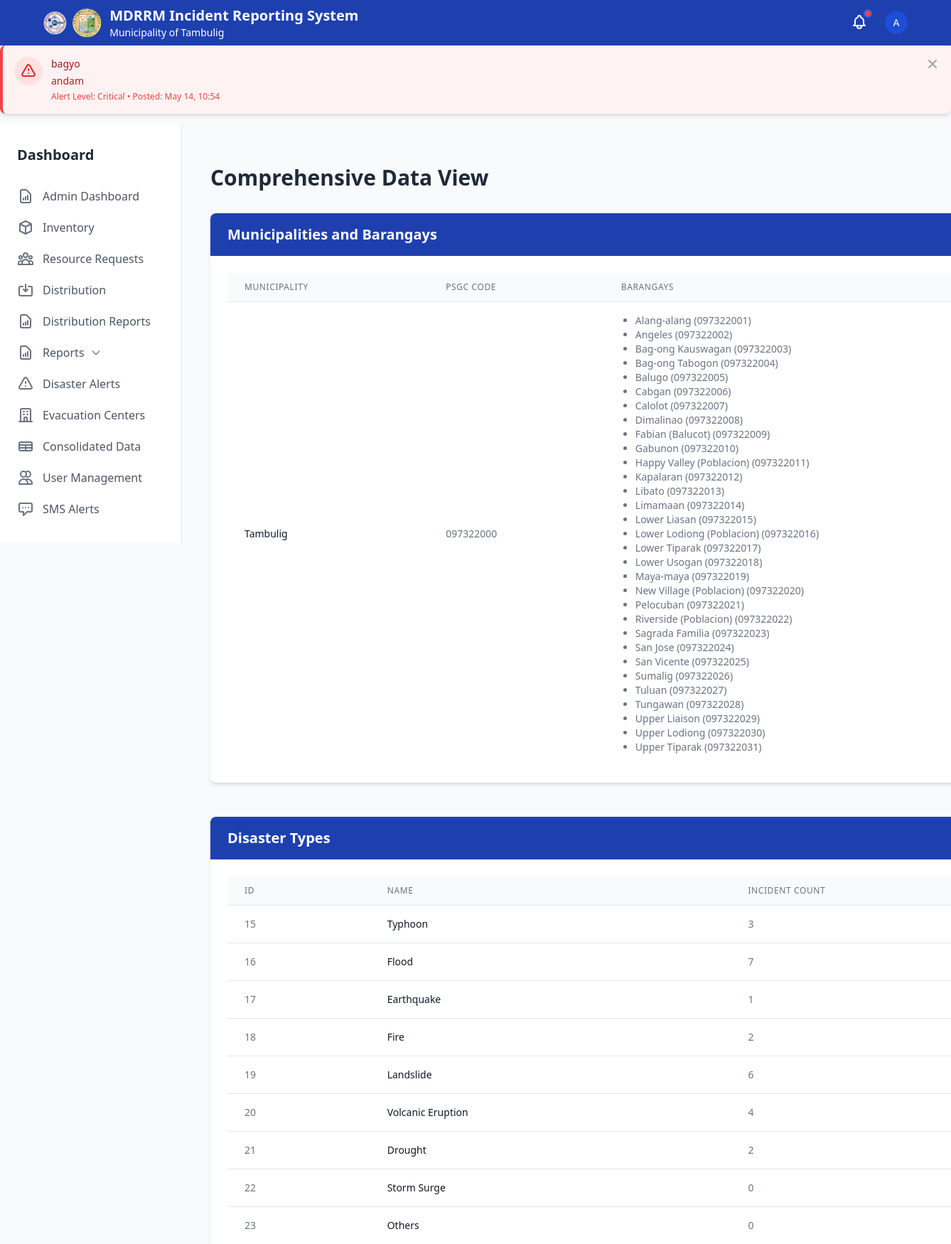
/comprehensive-data/ (signed in, upper part), run on the app's committed database.
### disaster_aid/models.py (models this page shows, shortened)
class DisasterAlert(models.Model):
    SEVERITY_CHOICES = (
        ('low', 'Low'),
        ('medium', 'Medium'),
        ('high', 'High'),
        ('critical', 'Critical'),
    )
    title = models.CharField(max_length=255)
    message = models.TextField()
    severity = models.CharField(max_length=20, choices=SEVERITY_CHOICES, default='medium')
    created_by = models.ForeignKey(User, on_delete=models.CASCADE, related_name='created_alerts')
    created_at = models.DateTimeField(default=timezone.now)
    is_active = models.BooleanField(default=True)
    class Meta:
        ordering = ['-created_at']

class Municipality(models.Model):
    name = models.CharField(max_length=100)
    psgc_code = models.CharField(max_length=20, unique=True)
    class Meta:
        verbose_name_plural = "Municipalities"

class Barangay(models.Model):
    name = models.CharField(max_length=100)
    psgc_code = models.CharField(max_length=20, unique=True)
    municipality = models.ForeignKey(Municipality, on_delete=models.CASCADE, related_name='barangays')
    class Meta:
        verbose_name_plural = "Barangays"
        ordering = ['name']

class DisasterType(models.Model):
    name = models.CharField(max_length=100)

### disaster_aid/views.py (the view)
# urls.py: path('comprehensive-data/', comprehensive_view, name='comprehensive_view'),
@login_required
def comprehensive_view(request):
    if not request.user.is_staff:
        messages.error(request, "You do not have permission to access this page.")
        return redirect('dashboard')
    municipalities = Municipality.objects.all().prefetch_related('barangays')
    disaster_types = DisasterType.objects.all()
    distribution_types = DistributionType.objects.all().select_related('inventory')
    evacuation_centers = EvacuationCenter.objects.all().select_related('barangay', 'manager')
    incidents = IncidentReport.objects.all().select_related('reporter', 'disaster_type', 'barangay')
    alerts = DisasterAlert.objects.all().select_related('created_by')
    context = {
        'municipalities': municipalities,
        'disaster_types': disaster_types,
        'distribution_types': distribution_types,
        'evacuation_centers': evacuation_centers,
        'incidents': incidents,
        'alerts': alerts,
    }
    return render(request, 'admin/comprehensive_view.html', context)

### disaster_aid/context_processors.py (called while the page is built)
def sms_modal_data(request):
    context = {
        'barangays': [],
        'reporter_profiles': [],
    }
    if request.user.is_authenticated and request.user.is_staff:
        barangays = Barangay.objects.all().select_related('municipality').order_by('name')
        reporter_profiles = ReporterProfile.objects.filter(
            phone_number__isnull=False
        ).exclude(
            phone_number=''
        ).select_related('user', 'barangay')
        context.update({
            'barangays': barangays,
            'reporter_profiles': reporter_profiles,
        })
    return context

### templates/admin/comprehensive_view.html (shortened to what this page needs)
{% extends 'base.html' %}
{% block content %}
<div class="container mx-auto px-4 py-8">
    <h1 class="text-3xl font-bold mb-8 text-gray-800">Comprehensive Data View</h1>
    <div class="mb-12 bg-white rounded-lg shadow-md overflow-hidden">
        <div class="px-6 py-4 bg-primary text-white">
            <h2 class="text-xl font-semibold">Municipalities and Barangays</h2>
        </div>
        <div class="p-6">
            <div class="overflow-x-auto">
                <table class="min-w-full divide-y divide-gray-200">
                    <thead class="bg-gray-50">
                        <tr>
                            <th scope="col" class="px-6 py-3 text-left text-xs font-medium text-gray-500 uppercase tracking-wider">Municipality</th>
                            <th scope="col" class="px-6 py-3 text-left text-xs font-medium text-gray-500 uppercase tracking-wider">PSGC Code</th>
                            <th scope="col" class="px-6 py-3 text-left text-xs font-medium text-gray-500 uppercase tracking-wider">Barangays</th>
                        </tr>
                    </thead>
                    <tbody class="bg-white divide-y divide-gray-200">
                        {% for municipality in municipalities %}
                        <tr>
                            <td class="px-6 py-4 whitespace-nowrap">
                                <div class="text-sm font-medium text-gray-900">{{ municipality.name }}</div>
                            </td>
                            <td class="px-6 py-4 whitespace-nowrap">
                                <div class="text-sm text-gray-500">{{ municipality.psgc_code }}</div>
                            </td>
                            <td class="px-6 py-4">
                                <div class="text-sm text-gray-500">
                                    <ul class="list-disc pl-5">
                                        {% for barangay in municipality.barangays.all %}
                                        <li>{{ barangay.name }} ({{ barangay.psgc_code }})</li>
                                        {% endfor %}
                                    </ul>
                                </div>
                            </td>
                        </tr>
                        {% empty %}
                        <tr>
                            <td colspan="3" class="px-6 py-4 text-center text-sm text-gray-500">No municipalities found</td>
                        </tr>
                        {% endfor %}
                    </tbody>
                </table>
            </div>
        </div>
    </div>
    <div class="mb-12 bg-white rounded-lg shadow-md overflow-hidden">
        <div class="px-6 py-4 bg-primary text-white">
            <h2 class="text-xl font-semibold">Disaster Types</h2>
        </div>
        <div class="p-6">
            <div class="overflow-x-auto">
                <table class="min-w-full divide-y divide-gray-200">
                    <thead class="bg-gray-50">
                        <tr>
                            <th scope="col" class="px-6 py-3 text-left text-xs font-medium text-gray-500 uppercase tracking-wider">ID</th>
                            <th scope="col" class="px-6 py-3 text-left text-xs font-medium text-gray-500 uppercase tracking-wider">Name</th>
                            <th scope="col" class="px-6 py-3 text-left text-xs font-medium text-gray-500 uppercase tracking-wider">Incident Count</th>
                        </tr>
                    </thead>
                    <tbody class="bg-white divide-y divide-gray-200">
                        {% for disaster_type in disaster_types %}
                        <tr>
                            <td class="px-6 py-4 whitespace-nowrap">
                                <div class="text-sm text-gray-500">{{ disaster_type.id }}</div>
                            </td>
                            <td class="px-6 py-4 whitespace-nowrap">
                                <div class="text-sm font-medium text-gray-900">{{ disaster_type.name }}</div>
                            </td>
                            <td class="px-6 py-4 whitespace-nowrap">
                                <div class="text-sm text-gray-500">{{ disaster_type.incidentreport_set.count }}</div>
                            </td>
                        </tr>
                        {% empty %}
                        <tr>
                            <td colspan="3" class="px-6 py-4 text-center text-sm text-gray-500">No disaster types found</td>
                        </tr>
                        {% endfor %}
                    </tbody>
                </table>
            </div>
        </div>
    </div>
</div>
{% endblock %}

### templates/components/navbar.html (shortened to what this page needs)
<nav class="bg-primary text-white shadow-md" x-data="{ mobileMenuOpen: false }">
    <div class="max-w-7xl mx-auto px-4 sm:px-6 lg:px-8">
        <div class="flex justify-between h-16">
            <div class="flex">
                <div class="flex-shrink-0 flex items-center space-x-3">
                    <div class="flex items-center space-x-2">
                        <img src="/static/logo/mdrrmc_logo.png" alt="MDRRMC Logo" class="h-10 w-auto">
                        <img src="/static/logo/lgu_logo.png" alt="LGU Logo" class="h-10 w-auto">
                    </div>
                    <div class="flex flex-col">
                        <a href="{% url 'home' %}" class="font-bold text-xl">MDRRM Incident Reporting System</a>
                        <span class="text-sm">Municipality of Tambulig</span>
                    </div>
                </div>
            </div>
            <div class="flex items-center">
                {% include 'components/notifications.html' %}
                {% if user.is_authenticated %}
                <div class="ml-3 relative" x-data="{ open: false }">
                    <div class="flex items-center">
                        <button @click="open = !open" class="flex text-sm rounded-full focus:outline-none focus:ring-2 focus:ring-offset-2 focus:ring-offset-blue-800 focus:ring-white">
                            {% if user.reporterprofile.profile_image %}
                            <img class="h-8 w-8 rounded-full object-cover" src="{{ user.reporterprofile.profile_image.url }}" alt="{{ user.username }}">
                            {% else %}
                            <div class="h-8 w-8 rounded-full bg-blue-700 flex items-center justify-center">
                                <span class="text-sm font-medium">{{ user.username|first|upper }}</span>
                            </div>
                            {% endif %}
                        </button>
                    </div>
                </div>
                {% endif %}
            </div>
        </div>
    </div>
</nav>

### templates/components/disaster_alert.html (shortened to what this page needs)
{% if has_active_alerts %}
<div id="disaster-alerts-container" class="w-full">
    {% for alert in active_disaster_alerts %}
    <div id="disaster-alert-{{ alert.id }}"
         x-data="{ show: true }"
         x-show="show"
         class="disaster-alert mb-4 p-4 rounded-lg shadow-md border-l-4 {% if alert.severity == 'critical' %}bg-red-50 border-red-500{% elif alert.severity == 'high' %}bg-orange-50 border-orange-500{% elif alert.severity == 'medium' %}bg-yellow-50 border-yellow-500{% else %}bg-blue-50 border-blue-500{% endif %}">
        <div class="flex items-start">
            <div class="flex-shrink-0">
                {% if alert.severity == 'critical' %}
                <span class="inline-flex items-center justify-center h-10 w-10 rounded-full bg-red-100">
                </span>
                {% endif %}
            </div>
            <div class="ml-3 w-0 flex-1">
                <div class="flex justify-between items-start">
                    <div>
                        <p class="text-sm font-medium {% if alert.severity == 'critical' %}text-red-800{% elif alert.severity == 'high' %}text-orange-800{% elif alert.severity == 'medium' %}text-yellow-800{% else %}text-blue-800{% endif %}">
                            {{ alert.title }}
                        </p>
                        <p class="mt-1 text-sm {% if alert.severity == 'critical' %}text-red-700{% elif alert.severity == 'high' %}text-orange-700{% elif alert.severity == 'medium' %}text-yellow-700{% else %}text-blue-700{% endif %}">
                            {{ alert.message }}
                        </p>
                        <p class="mt-1 text-xs {% if alert.severity == 'critical' %}text-red-500{% elif alert.severity == 'high' %}text-orange-500{% elif alert.severity == 'medium' %}text-yellow-500{% else %}text-blue-500{% endif %}">
                            Alert Level: {{ alert.get_severity_display }} • Posted: {{ alert.created_at|date:"M d, H:i" }}
                        </p>
                    </div>
                    <div class="ml-4 flex-shrink-0 flex">
                        <button @click="show = false; hideAlert('{{ alert.id }}')" class="inline-flex text-gray-400 focus:outline-none focus:text-gray-500 transition ease-in-out duration-150">
                        </button>
                    </div>
                </div>
            </div>
        </div>
    </div>
    {% endfor %}
</div>
{% endif %}

### data on the page
DisasterAlert: title "bagyo", message "andam", severity "Critical", created_at "May 14, 10:54"
Municipality: name "Tambulig", psgc_code "097322000"
Barangay: name "Alang-alang", psgc_code "097322001"
Barangay: name "Angeles", psgc_code "097322002"
Barangay: name "Bag-ong Kauswagan", psgc_code "097322003"
Barangay: name "Bag-ong Tabogon", psgc_code "097322004"
Barangay: name "Balugo", psgc_code "097322005"
Barangay: name "Cabgan", psgc_code "097322006"
Barangay: name "Calolot", psgc_code "097322007"
Barangay: name "Dimalinao", psgc_code "097322008"
Barangay: name "Fabian (Balucot)", psgc_code "097322009"
Barangay: name "Gabunon", psgc_code "097322010"
Barangay: name "Happy Valley (Poblacion)", psgc_code "097322011"
Barangay: name "Kapalaran", psgc_code "097322012"
Barangay: name "Libato", psgc_code "097322013"
Barangay: name "Limamaan", psgc_code "097322014"
Barangay: name "Lower Liasan", psgc_code "097322015"
Barangay: name "Lower Lodiong (Poblacion)", psgc_code "097322016"
Barangay: name "Lower Tiparak", psgc_code "097322017"
Barangay: name "Lower Usogan", psgc_code "097322018"
Barangay: name "Maya-maya", psgc_code "097322019"
Barangay: name "New Village (Poblacion)", psgc_code "097322020"
Barangay: name "Pelocuban", psgc_code "097322021"
Barangay: name "Riverside (Poblacion)", psgc_code "097322022"
Barangay: name "Sagrada Familia", psgc_code "097322023"
Barangay: name "San Jose", psgc_code "097322024"
Barangay: name "San Vicente", psgc_code "097322025"
Barangay: name "Sumalig", psgc_code "097322026"
Barangay: name "Tuluan", psgc_code "097322027"
Barangay: name "Tungawan", psgc_code "097322028"
Barangay: name "Upper Liaison", psgc_code "097322029"
Barangay: name "Upper Lodiong", psgc_code "097322030"
Barangay: name "Upper Tiparak", psgc_code "097322031"
DisasterType: id "15", name "Typhoon", incidentreport_set.count "3"
DisasterType: id "16", name "Flood", incidentreport_set.count "7"
DisasterType: id "17", name "Earthquake", incidentreport_set.count "1"
DisasterType: id "18", name "Fire", incidentreport_set.count "2"
DisasterType: id "19", name "Landslide", incidentreport_set.count "6"
DisasterType: id "20", name "Volcanic Eruption", incidentreport_set.count "4"
DisasterType: id "21", name "Drought", incidentreport_set.count "2"
DisasterType: id "22", name "Storm Surge", incidentreport_set.count "0"
DisasterType: id "23", name "Others", incidentreport_set.count "0"

### other printed values
{{ user.username|first|upper }} "A"
